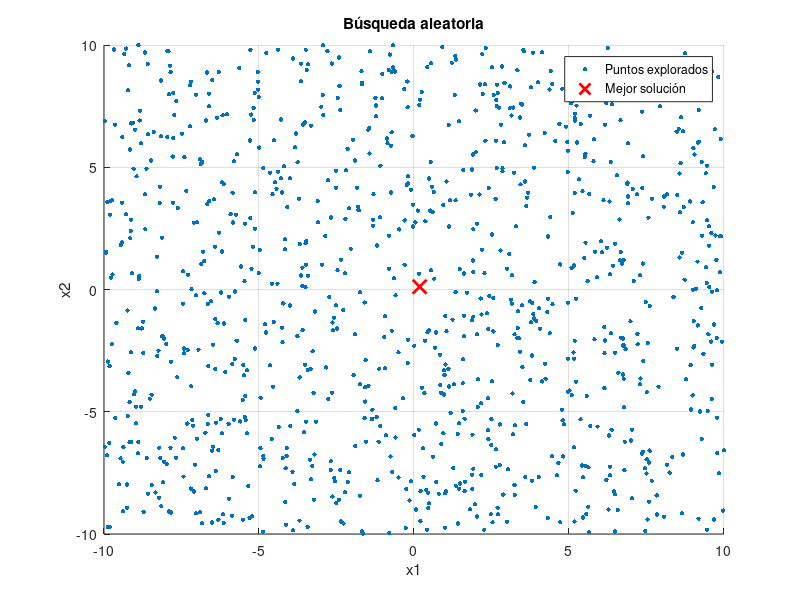

Write MATLAB code to recreate this figure.
% Función objetivo (modificar según el problema a resolver)
f = @(x) x(1)^2 + x(2)^2; % Ejemplo: minimizar f(x) = x1^2 + x2^2

% Configuración de la búsqueda
num_iter = 1000;       % Número de iteraciones
dim = 2;               % Dimensión del problema
x_min = -10;           % Límite inferior del espacio de búsqueda
x_max = 10;            % Límite superior del espacio de búsqueda

% Inicialización
best_x = [];           % Mejor solución encontrada
best_f = Inf;          % Valor mínimo encontrado
history = [];          % Historial de valores encontrados (opcional)

% Proceso de búsqueda aleatoria
for iter = 1:num_iter
    % Generar un punto aleatorio en el espacio de búsqueda
    x = x_min + (x_max - x_min) * rand(1, dim);

    % Evaluar la función objetivo
    current_f = f(x);

    % Actualizar la mejor solución si es necesario
    if current_f < best_f
        best_f = current_f;
        best_x = x;
    end

    % Guardar el historial (opcional)
    history = [history; iter, x, current_f];
end

% Resultados
fprintf('Mejor solución encontrada: x = [%f, %f]\n', best_x(1), best_x(2));
fprintf('Valor de la función objetivo: f(x) = %f\n', best_f);

% Visualización del proceso (opcional para problemas en 2D)
if dim == 2
    figure;
    scatter(history(:, 2), history(:, 3), 10, 'filled'); % Puntos explorados
    hold on;
    plot(best_x(1), best_x(2), 'rx', 'MarkerSize', 10, 'LineWidth', 2); % Mejor solución
    xlabel('x1'); ylabel('x2');
    title('Búsqueda aleatoria');
    legend('Puntos explorados', 'Mejor solución');
    grid on;
end

